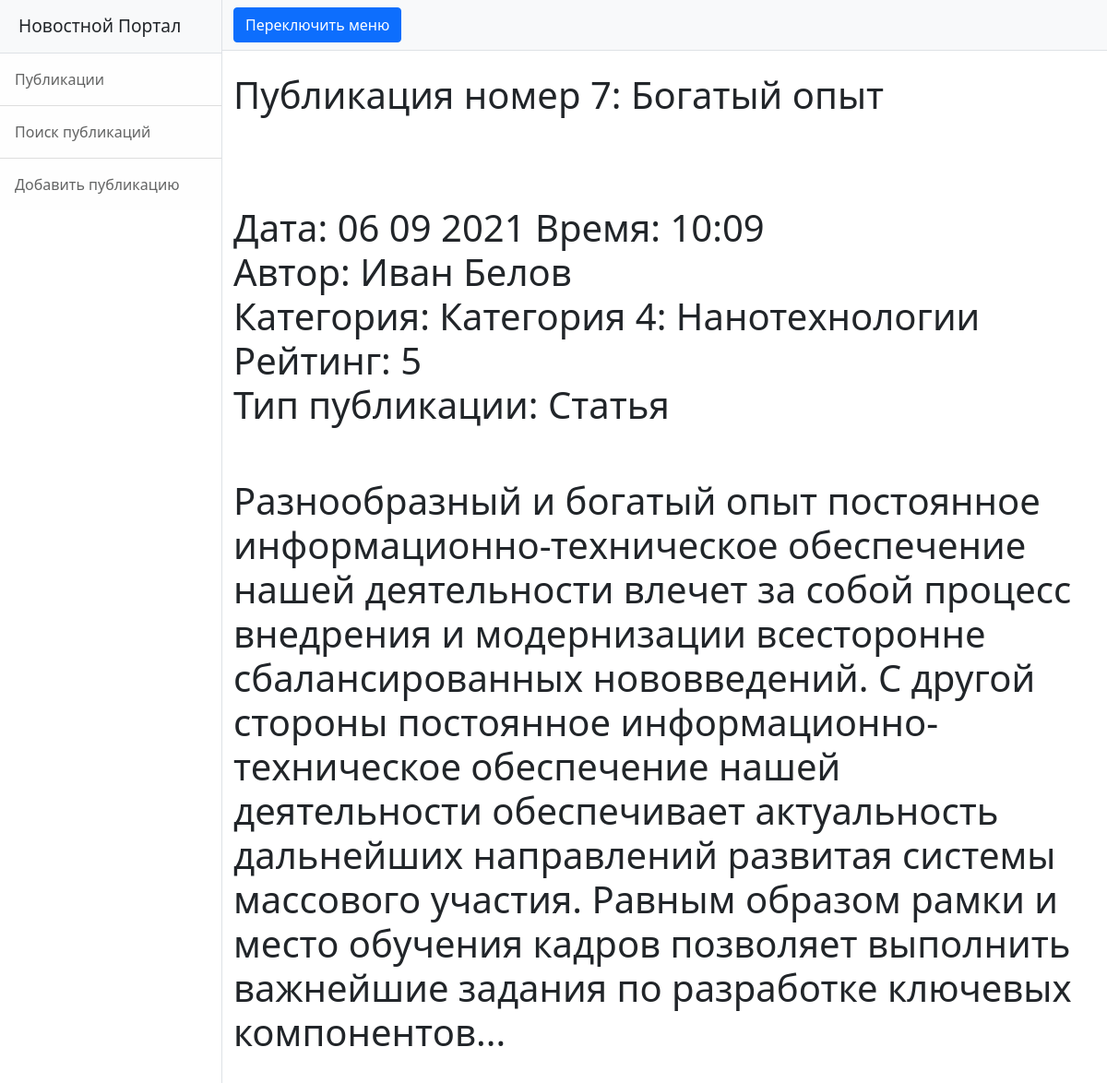
Screenshot of /news/7/edit/ with the database file from the repository.
### news/models.py (models this page shows, shortened)
class Post(models.Model):
    news = 'NS'
    article = 'AL'
    TYPES = [
        (news, 'Новость'),
        (article, 'Статья')
    ]
    type = models.CharField(max_length = 2, choices = TYPES, default = news)
    date = models.DateTimeField(auto_now_add = True)
    name = models.CharField(max_length = 255)
    body = models.TextField()
    rating = models.SmallIntegerField(default = 0)
    author = models.ForeignKey(Author, on_delete = models.CASCADE)
    category = models.ManyToManyField(Category, through = 'PostCategory')
    class Meta:
        verbose_name = 'Публикация'
        verbose_name_plural = 'Публикации'

class Author(models.Model):
    user = models.OneToOneField(User, on_delete = models.CASCADE)
    rating = models.SmallIntegerField(default = 0)
    class Meta:
        verbose_name = 'Автор'
        verbose_name_plural = 'Авторы'

class Category(models.Model):
    name = models.CharField(max_length = 128, unique = True)
    class Meta:
        verbose_name = 'Категория'
        verbose_name_plural = 'Категории'

### news/views.py (the view)
# urls.py: path('<int:pk>', PostDetail.as_view()),
class PostDetail(DetailView):
    model = Post  # модель всё та же, но мы хотим получать детали конкретно отдельного товара
    template_name = 'post.html'  # название шаблона будет product.html
    context_object_name = 'post'  # название объекта. в нём будет

### news/templatetags/my_filters.py (called while the page is built)
@register.filter(name='censor')  # регистрируем наш фильтр под именем multiply, чтоб django понимал, что это именно фильтр, а не простая функция
def censor(value):  # первый аргумент здесь это то значение, к которому надо применить фильтр, второй аргумент — это аргумент фильтра, т. е. примерно следующее будет в шаблоне value|multiply:arg
    cens_filt = ['блять', 'бля']
    text_to_check = value
    for idx, i in enumerate(cens_filt):
        text_to_check = text_to_check.replace(i,'ТУТ БЫЛ МАТ')
    return text_to_check

### news/templates/post.html
{% extends 'flatpages/default.html' %}
{% load my_filters %}
{% block title %}
{{ post.name|censor }}
<br>
<br>
<br>
Дата: {{ post.date|date:'d m Y' }}
Время: {{ post.date|date:'H:m'}}
<br>
Автор: {{ post.author.user.first_name}} {{ post.author.user.last_name}}
<br>
Категория:
{% for i in post.category.values %}
{{i.name}}
{% endfor %}
<br>
Рейтинг: {{ post.rating}}
<br>
Тип публикации: {{post.get_type_display}}
{% endblock title %}
{% block content %}
<br>
<br>
<h1>{{ post.body|censor}}</h1>
<br>
<br>
<br>
{% endblock content %}

### rows the page displays
Post: name|censor "Публикация номер 7: Богатый опыт", date "06 09 2021", date "10:09", author.user.first_name "Иван", author.user.last_name "Белов", rating "5", type "Статья", body|censor "Разнообразный и богатый опыт постоянное информационно-техническое обеспечение нашей деятельности влечет за собой процесс внедрения и модернизации всесторонне сбалансированных нововведений. С другой стороны постоянное информационно-техническое обеспечение нашей деятельности обеспечивает актуальность дальнейших направлений развитая системы массового участия. Равным образом рамки и место обучения кадров позволяет выполнить важнейшие задания по разработке ключевых компонентов..."
Category: name "Категория 4: Нанотехнологии"
